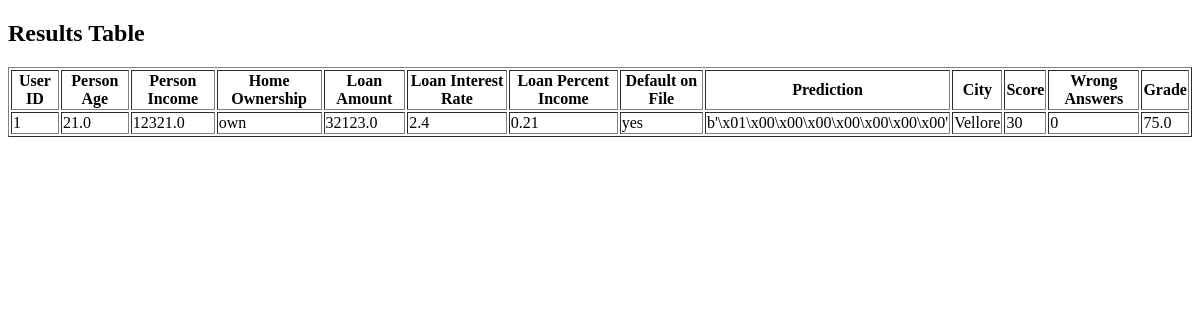
Page /view_results on the earlier database version.
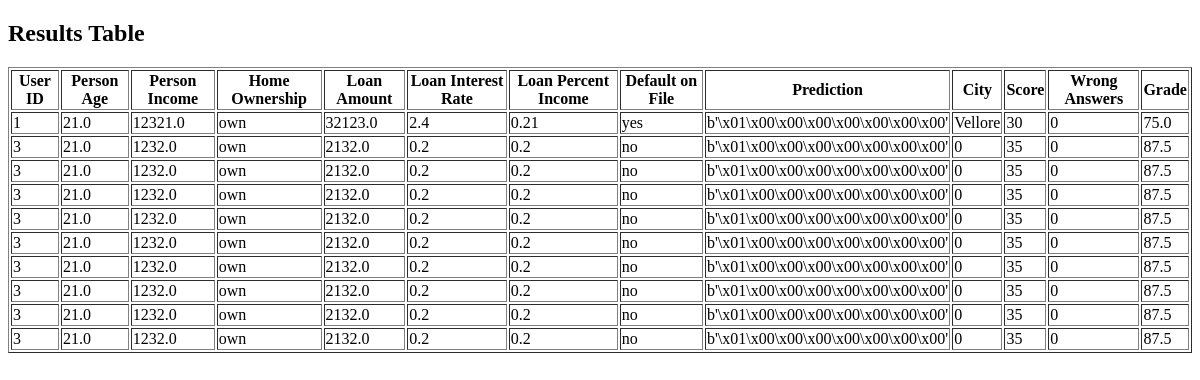
Same page on the later database version.
### tables this page shows
CREATE TABLE results
                      (id INTEGER PRIMARY KEY AUTOINCREMENT,
                       user_id INTEGER,
                       score INTEGER,
                       wrong INTEGER,
                       grade REAL,
                       FOREIGN KEY (user_id) REFERENCES predictions (id));

CREATE TABLE predictions
                      (id INTEGER PRIMARY KEY AUTOINCREMENT,
                       person_age REAL,
                       person_income REAL,
                       person_home_ownership TEXT,
                       loan_amnt REAL,
                       loan_int_rate REAL,
                       loan_percent_income REAL,
                       cb_person_default_on_file TEXT,
                       prediction REAL,
                       latitude REAL,
                       longitude REAL,
                       city TEXT);

### app.py (the view)
@app.route("/view_results")
def view_results():
    conn = sqlite3.connect('predictions.db')
    cursor = conn.cursor()
    cursor.execute('''SELECT predictions.id, predictions.person_age, predictions.person_income, predictions.person_home_ownership, predictions.loan_amnt, predictions.loan_int_rate,
                             predictions.loan_percent_income, predictions.cb_person_default_on_file, predictions.prediction, predictions.city,
                             results.score, results.wrong, results.grade
                      FROM predictions
                      JOIN results ON predictions.id = results.user_id''')
    rows = cursor.fetchall()
    conn.close()
    return render_template("view_results.html", rows=rows)

### templates/view_results.html (shortened to what this page needs)
<!DOCTYPE html>
<html lang="en">
<head>
</head>
<body>
    <h2>Results Table</h2>
    <table border="1">
        <thead>
            <tr>
                <th>User ID</th>
                <th>Person Age</th>
                <th>Person Income</th>
                <th>Home Ownership</th>
                <th>Loan Amount</th>
                <th>Loan Interest Rate</th>
                <th>Loan Percent Income</th>
                <th>Default on File</th>
                <th>Prediction</th>
                <th>City</th>
                <th>Score</th>
                <th>Wrong Answers</th>
                <th>Grade</th>
            </tr>
        </thead>
        <tbody>
            {% for row in rows %}
                <tr>
                    {% for item in row %}
                        <td>{{ item }}</td>
                    {% endfor %}
                </tr>
            {% endfor %}
        </tbody>
    </table>
</body>
</html>

Differences in the rows shown:
added results: row "3" "0" "35" "0", grade "87.5"
added predictions: person_age "21.0", person_income "1232.0", person_home_ownership "own", loan_amnt "2132.0", loan_int_rate "0.2", loan_percent_income "0.2", cb_person_default_on_file "no", prediction "b'\\x01\\x00\\x00\\x00\\x00\\x00\\x00\\x00'"
added results: row "3" "0" "35" "0", grade "87.5"
added results: row "3" "0" "35" "0", grade "87.5"
added results: row "3" "0" "35" "0", grade "87.5"
added results: row "3" "0" "35" "0", grade "87.5"
added results: row "3" "0" "35" "0", grade "87.5"
added results: row "3" "0" "35" "0", grade "87.5"
added results: row "3" "0" "35" "0", grade "87.5"
added results: row "3" "0" "35" "0", grade "87.5"
